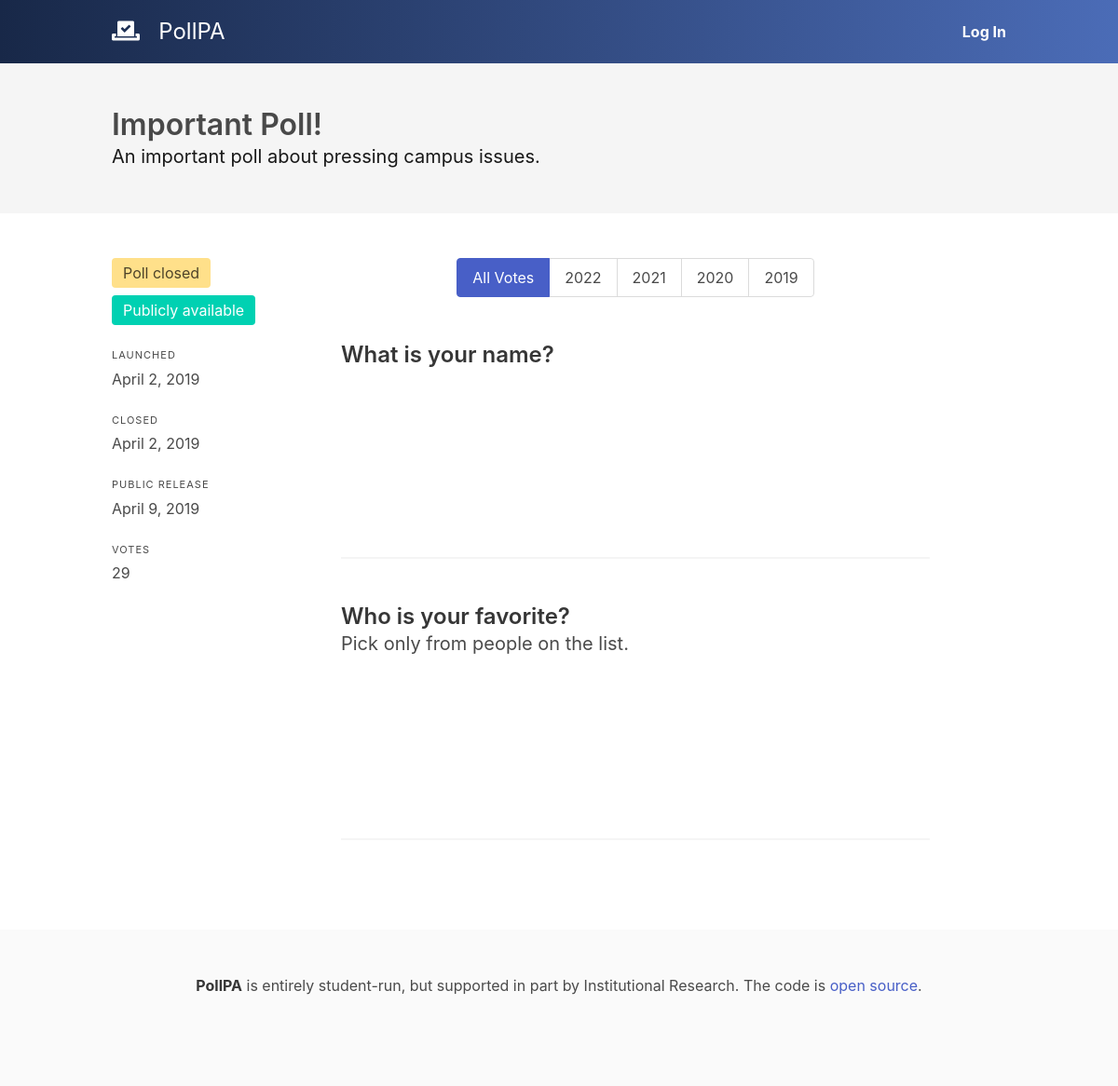
/poll/2/, run on the app's committed database.
### polls/models.py (models this page shows, shortened)
class Poll(models.Model):
    id = models.AutoField(primary_key=True)
    created = models.DateTimeField(auto_now_add=True, db_index=True)
    available = models.DateTimeField(db_index=True)
    closes = models.DateTimeField(db_index=True)
    public = models.DateTimeField(db_index=True)
    title = models.TextField()
    description = models.TextField(blank=True)
    about = models.TextField(default="pressing campus issues")
    @property
    def questions(self):
        return Question.objects.filter(poll=self)
    @property
    def votes(self):
        return Vote.objects.filter(poll=self)
    @property
    def is_public(self):
        return timezone.now() > self.public
    @property
    def is_closed(self):
        return timezone.now() > self.closes
    def state(self, request):
        if not (self.available < timezone.now() or request.user.is_superuser):
            raise Http404()
        if self.public < timezone.now():
            return "results"

class Question(models.Model):
    poll = models.ForeignKey(Poll, on_delete=models.CASCADE)
    text = models.TextField()
    description = models.TextField(blank=True)
    kind = models.CharField(max_length=2, choices=[(
        "MS", "Multiple Select (Checkboxes)"), ("SS", "Single Select (Radio)")], default="SS")
    chart = models.CharField(max_length=20, choices=[("bar", "Bar Chart"), (
        "binary-slider", "Binary Slider"), ("pie", "Pie Chart")], default="bar")
    @property
    def options(self):
        return QuestionOption.objects.filter(question=self).order_by("sorting_key")

### polls/views.py (the view, shortened to what this page needs)
# urls.py: path('poll/<int:poll_id>/', views.poll, name='poll'),
def poll(request, poll_id):
    poll_obj = get_object_or_404(Poll, id=poll_id)
    state = poll_obj.state(request)
    validation = {
        "status": None,
        "text": None
    }
    filter_settings = {
        "grade": "all"
    }
    responses = None
    if state == "results":
        filter_class = request.GET.get("filter", "all")
        filter_settings["grade"] = filter_class
        vote_choices = VoteChoice.objects.filter(question__poll=poll_obj)
        if filter_class != "all":
            vote_choices = vote_choices.filter(vote__grade=int(filter_class))
            filter_settings["total"] = Vote.objects.filter(
                grade=int(filter_class), poll=poll_obj).count()
        else:
            filter_settings["total"] = Vote.objects.filter(
                poll=poll_obj).count()
        responses = []
        for question in poll_obj.questions:
            q_response = {
                "title": question.text,
                "description": question.description,
                "graph": question.chart,
                "xlabel": "Responses",
                "ylabel": "Count",
                "filter_settings": filter_settings,
                "data": [{"x": choice.text, "y": vote_choices.filter(question=question, choice=choice).count()} for choice in question.options]
            }
            responses.append(q_response)
    has_user_voted = False
    if request.user.is_authenticated:
        has_user_voted = VoteFingerprint.objects.filter(
            user=request.user, poll=poll_obj).count() > 0
    return render(request, 'polls/poll.html', {
        "poll": poll_obj,
        "error": None,
        "state": state,
        "responses": responses,
        "validation": validation,
        "grades": ["2022", "2021", "2020", "2019"],
        "filter_settings": filter_settings,
        "has_user_voted": has_user_voted
    })

### polls/templates/polls/poll.html (shortened to what this page needs)
{% extends 'polls/content.html' %}
{% load static %}
{% load humanize %}
{% block header %}
<section class="hero is-light">
  <div class="hero-body">
    <div class="container">
      <h1 class="title">
        {{poll.title}}
      </h1>
      <h2 class="subtitle">
        {{poll.description}}
      </h2>
    </div>
  </div>
</section>
{% endblock %}
{% block content %}
<section id="poll" class="columns">
  {% if state != "vote" %}
  <div class="column is-3">
    <div class="tags">
      {% if poll.is_closed %}
        <span class="tag is-medium is-warning level-item">Poll closed</span>
      {% else %}
        <span class="tag is-medium is-link level-item">Closes {{poll.closes|naturaltime}}</span>
      {% endif %}
      {% if poll.is_public %}
        <span class="tag is-medium is-primary level-item">Publicly available</span>
      {% endif %}
    </div>
    <p class="heading">Launched</p>
    <p>{{poll.available|naturalday|capfirst}}</p>
    <br>
    <p class="heading">Closed</p>
    <p>{{poll.available|naturalday|capfirst}}</p>
    <br>
    <p class="heading">Public Release</p>
    <p>{{poll.public|naturalday|capfirst}}</p>
    <br>
    <p class="heading">Votes</p>
    <p>{{poll.votes|length|intcomma}}</p>
  </div>
  {% endif %}
  <div class="column is-8" id="questions">
    {% if state == "results" %}
      <div class="tabs is-toggle is-centered">
        <ul>
          <li class="{% if filter_settings.grade == "all" %} is-active {% endif %}">
            <a href="?filter=all">
              <span>All Votes</span>
            </a>
          </li>
          {% for grade in grades %}
          <li class="{% if filter_settings.grade == grade %} is-active {% endif %}">
            <a href="?filter={{grade}}">
              <span>{{grade}}</span>
            </a>
          </li>
          {% endfor %}
        </ul>
      </div>
      <br>
      {% if filter_settings.total > 2 %}
        {% for response in responses %}
          <h2 class="is-size-4 title">{{response.title}}</h2>
          {% if response.description %}<p class="subtitle is-size-5">{{response.description}}&nbsp;</p> {% endif %}
          {% if response.graph == "bar" %}
            {% include "polls/graphs/bar.html" with data=response.data xlabel=response.xlabel ylabel=response.ylabel %}
          {% elif response.graph == "binary-slider" %}
            {% include "polls/graphs/binary-slider.html" with data=response.data %}
          {% elif response.graph == "pie" %}
            {% include "polls/graphs/pie.html" with data=response.data ylabel=response.ylabel  %}
          {% endif %}
          <hr>
          <br>
        {% endfor %}
      {% else %}
        <div class="notification is-warning">
          <p>
            Because there are fewer than three votes which match your filter, no results can be shown.
          </p>
        </div>
      {% endif %}
    {% endif %}
  </div>
</section>
{% endblock %}

### data on the page
Poll: title "Important Poll!", description "An important poll about pressing campus issues.", available "April 2, 2019", public "April 9, 2019", votes|length "29"
Question: title "What is your name?"
Question: title "Who is your favorite?", description "Pick only from people on the list."

### other printed values
{{ grade }} "2022" "2021" "2020" "2019"
